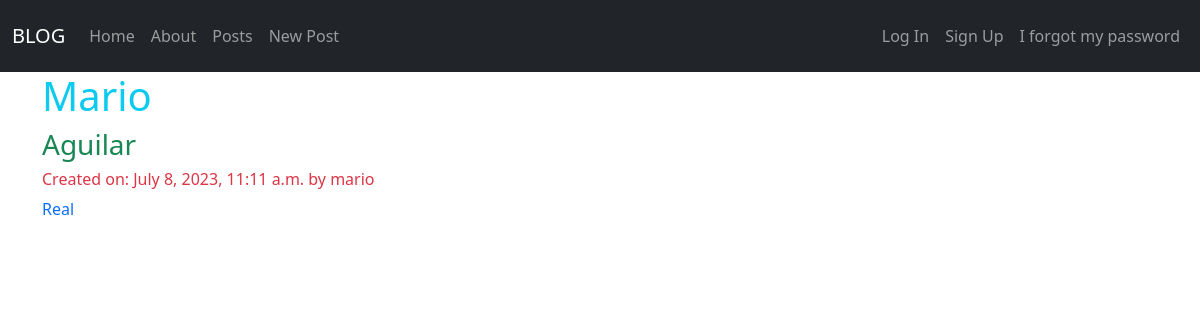
Before: /posts/2/ with the older database file.
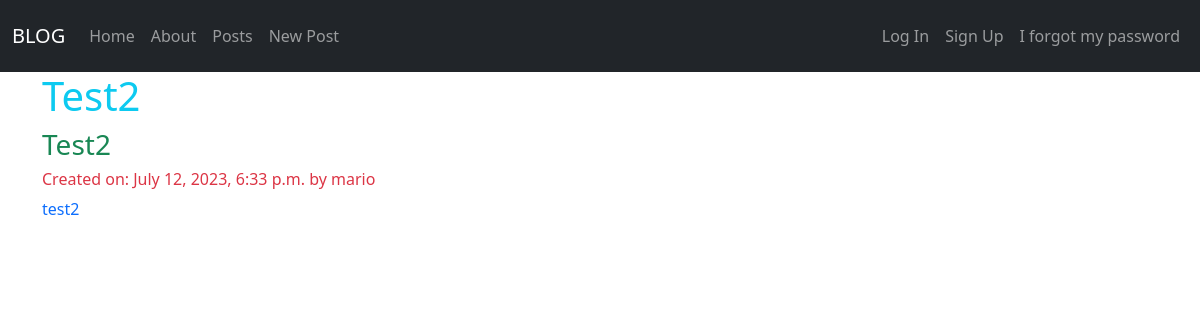
After: the same page with the newer database file.
### posts/models.py (models this page shows, shortened)
class Post(models.Model):
    title = models.CharField(max_length=264)
    subtitle = models.CharField(max_length=256)
    body = models.TextField()
    created_on = models.DateTimeField(auto_now_add=True)
    author = models.ForeignKey(
                get_user_model(),
                on_delete=models.CASCADE
    )
    status = models.ForeignKey(
                Status,
                on_delete=models.CASCADE,
                blank=True, null=True
    )

### posts/views.py (the view)
# urls.py: path("<int:pk>/", views.PostDetailView.as_view(), name="detail"),
class PostDetailView(DetailView):
    template_name = "posts/detail.html"
    model = Post

### templates/posts/detail.html (shortened to what this page needs)
{% extends 'base.html' %}
{% block content %}
<h1 class="text-info">{{post.title}}</h1>
<h3 class="text-success">{{post.subtitle}}</h3>
<h6 class="text-danger">Created on: {{post.created_on}} by {{post.author}}</h6>
<p class="text-primary">{{post.body}}</p>
{% endblock content %}

### templates/base.html (shortened to what this page needs)
{% load static %}
<!DOCTYPE html>
<html lang="en">
    <head>
        <link rel="stylesheet" href="{% static 'css/base.css' %}">
        <link
        href="https://cdn.jsdelivr.net/npm/bootstrap@5.1.3/dist/css/bootstrap.min.css"
        rel="stylesheet"
        />
        <link rel="stylesheet" href="https://cdn.jsdelivr.net/npm/bootstrap-icons@1.10.5/font/bootstrap-icons.css">
    </head>
    <body>
        <nav class="navbar navbar-expand-lg navbar-dark bg-dark">
            <div class="container-fluid">
                <a class="navbar-brand" href="#">BLOG</a>
                <div class="collapse navbar-collapse" id="navbarText">
                    <div class="navbar-nav me-auto mb-2 mb-lg-0">
                        <a class="nav-link" href="{% url 'home' %}">Home</a>
                        <a class="nav-link" href="{% url 'about' %}">About</a>
                        <a class="nav-link" href="{% url 'list' %}">Posts</a>
                        <a class="nav-link" href="{% url 'new' %}">New Post</a>
                    </div>
                    <div class="navbar-nav navbar-text">
                    {% if user.is_authenticated %}
                        <a class="nav-link" href="{% url 'logout' %}">Log Out</a>
                        <a class="nav-link" href="{% url 'password_change' %}">Change Password</a>
                    {% else %}
                        <a class="nav-link" href="{% url 'login' %}">Log In</a>
                        <a class="nav-link" href="{% url 'signup' %}">Sign Up </a>
                        <a class="nav-link" href="{% url 'password_reset' %}">I forgot my password</a>
                    {% endif %}
                    </div>
                </div>
            </div>
          </nav>
        <div class="container">
            {% block content%}
            {% endblock content %}
        </div>
    </body>
</html>

Changed rows visible on the page:
changed Post "mario": title "Mario" → "Test2"; subtitle "Aguilar" → "Test2"; created_on "July 8, 2023, 11:11 a.m." → "July 12, 2023, 6:33 p.m."; body "Real" → "test2"
